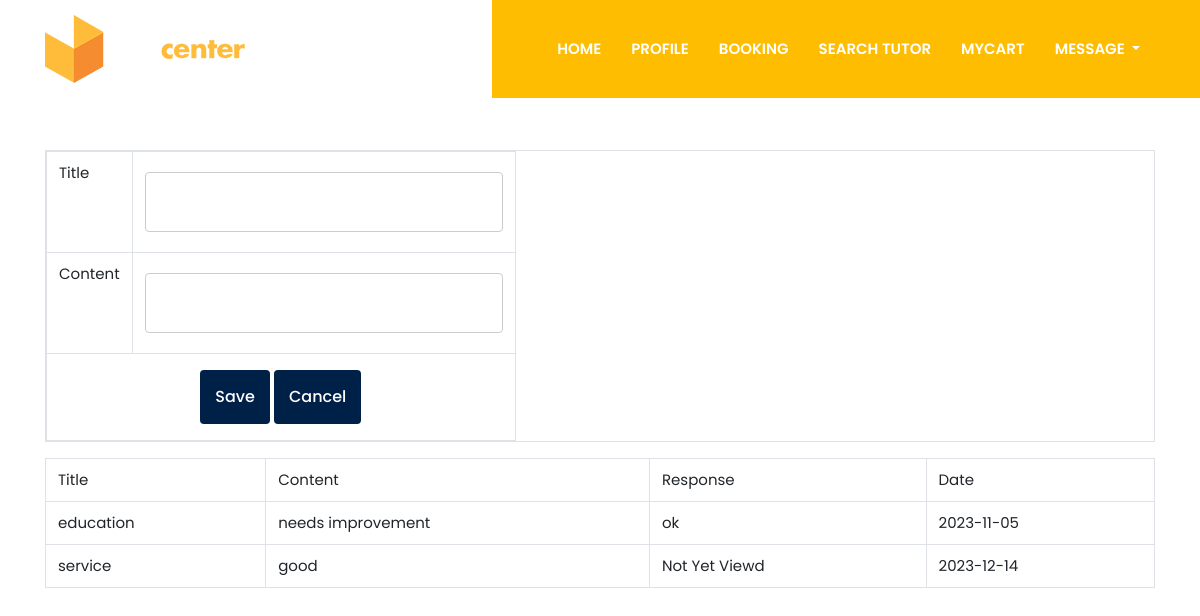
Page /project/Parent/complaint.php (signed in) on the earlier database version.
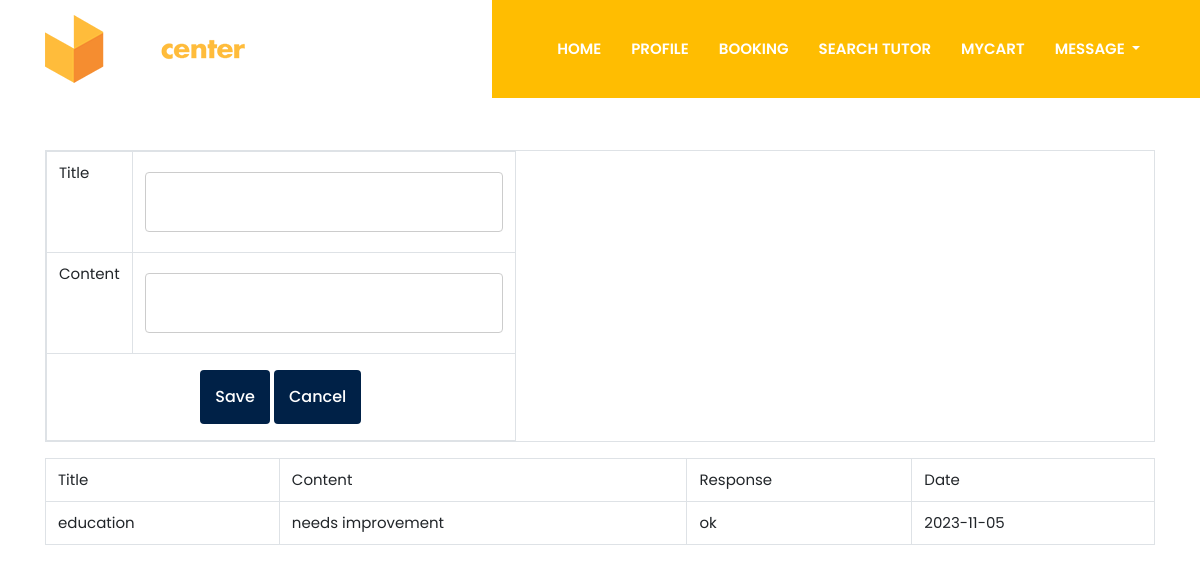
Same page on the later database version.
### tables this page shows
CREATE TABLE `tbl_complaint` (
  `complaint_id` int(11) NOT NULL auto_increment,
  `complaint_title` varchar(50) NOT NULL,
  `complaint_content` varchar(100) NOT NULL,
  `complaint_date` varchar(100) NOT NULL,
  `complaint_reply` varchar(100) NOT NULL default 'Not Yet Viewd',
  `complaint_status` varchar(100) NOT NULL default '0',
  `parent_id` int(11) NOT NULL,
  PRIMARY KEY  (`complaint_id`)
);

### project/Parent/complaint.php (the view, shortened to what this page needs)
<!DOCTYPE html PUBLIC "-//W3C//DTD XHTML 1.0 Transitional//EN" "http://www.w3.org/TR/xhtml1/DTD/xhtml1-transitional.dtd">
<html xmlns="http://www.w3.org/1999/xhtml">
<head>
<link href="https://cdn.jsdelivr.net/npm/bootstrap@5.3.0/dist/css/bootstrap.min.css" rel="stylesheet">
</head>
<?php
include("Header.php");
		?>
<body style="background-image: url('../assets/Template/Main/images/homepage2.jpg'); background-size: cover; background-attachment: fixed;">
<div class="container">
    <form id="form1" name="form1" method="post" action="">
        <table class="table table-bordered table-responsive" align="center" style="margin-top: 150px;">
            <tr>
                <td>Title</td>
                <td><input type="text" name="txt_title" id="txt_title" class="form-control" required="" autocomplete="off" /></td>
            </tr>
            <tr>
                <td>Content</td>
                <td><input type="text" name="txt_content" id="txt_content" class="form-control" required="" autocomplete="off" /></td>
            </tr>
            <tr>
                <td colspan="2" align="center">
                    <input type="submit" name="btn_save" id="btn_save" value="Save" class="btn btn-primary" />
                    <input type="reset" name="btn_cancel" id="btn_cancel" value="Cancel" class="btn btn-secondary" />
                </td>
            </tr>
        </table>
    </form>
    <table class="table table-bordered" align="center" cellpadding="10">
        <tr>
            <td>Title</td>
            <td>Content</td>
            <td>Response</td>
            <td>Date</td>
        </tr>
        <?php
        $selqry = "select * from tbl_complaint where parent_id='" . $_SESSION["pid"] . "'";
        $row = mysql_query($selqry);
        while ($data = mysql_fetch_array($row)) {
            ?>
            <tr>
                <td><?php echo $data["complaint_title"] ?></td>
                <td><?php echo $data["complaint_content"] ?></td>
                <td><?php echo $data["complaint_reply"] ?></td>
                <td><?php echo $data["complaint_date"] ?></td>
            </tr>
            <?php
        }
        ?>
    </table>
</div>
</body>
</html>

Differences in the rows shown:
removed tbl_complaint: complaint_title "service", complaint_content "good", complaint_reply "Not Yet Viewd", complaint_date "2023-12-14"
